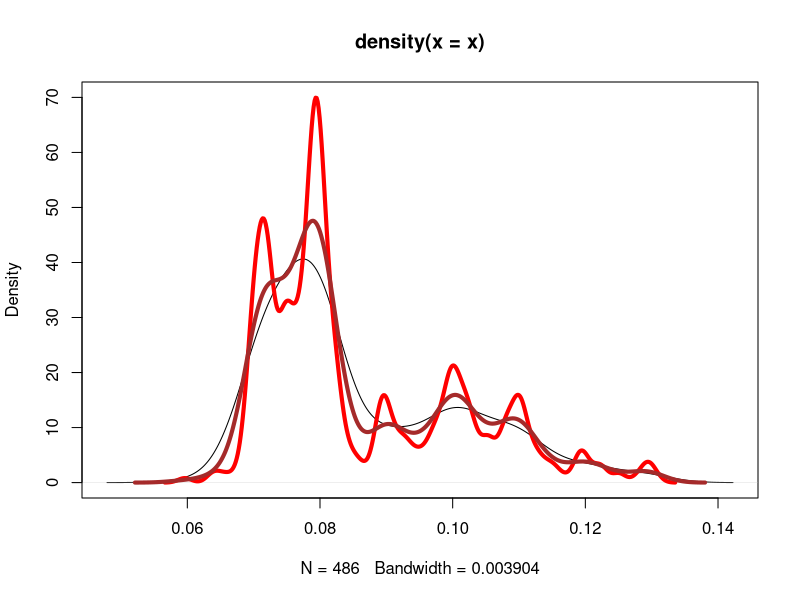
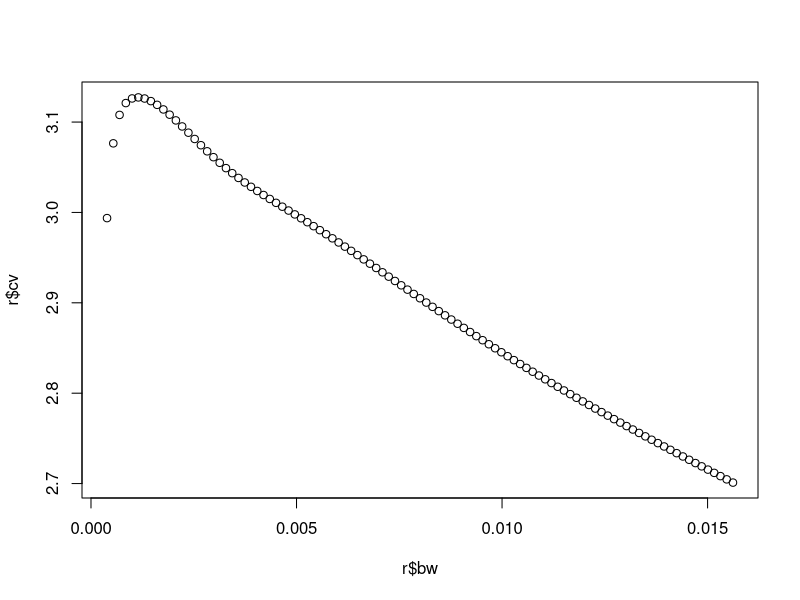
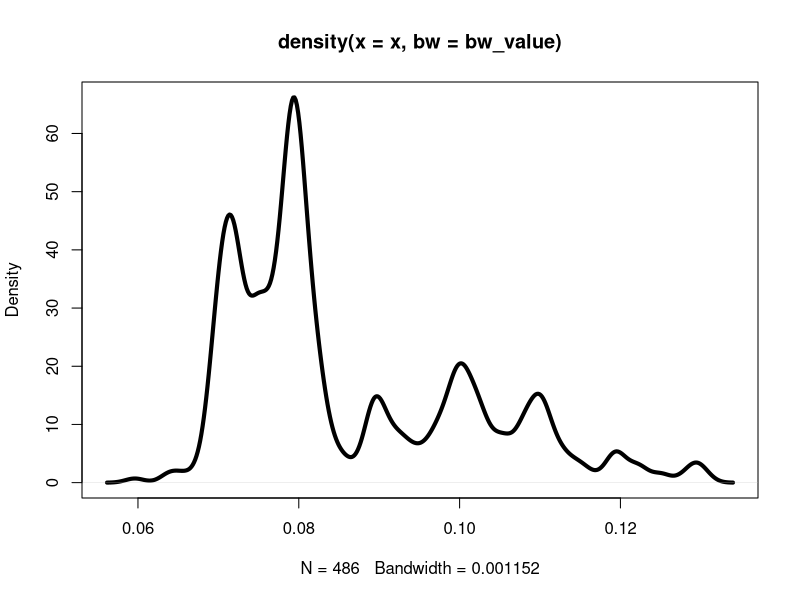

Here is the R script that generated these plots, in order:
#Q1 a
x<-scan("stamp.txt")
plot(density(x),ylim=c(0,70))
lines(density(x,bw=0.001),col="red",lwd=4)#7modes
lines(density(x,bw=0.0025),col="brown",lwd=4)#5modes

#Q1 c
kde.cv <- function(x,h) {
  n <- length(x)
  if (missing(h)) {
    r <- density(x)
    h <- r$bw/10 + 3.9*c(0:100)*r$bw/100
  }
  cv <- NULL
  for (j in h) {
    cvj <- 0
    for (i in 1:n) {
      z <- dnorm(x[i]-x,0,sd=j)/(n-1)
      cvj <- cvj + log(sum(z[-i]))
    }
    cv <- c(cv,cvj/n)
  }
  r <- list(bw=h,cv=cv)
  r
}

r <- kde.cv(x)
plot(r$bw,r$cv) # # plot of bandwidth versus CV
bw_value <-r$bw[r$cv==max(r$cv)] # bandwidth maximizing CV

plot(density(x,bw=bw_value),lwd=4)

#Q2-c
y<-scan("incomes.txt")
MPS=sum(y<mean(y))/length(y)
MPS

loo <- NULL
for (i in 1:200) {
 yi <- y[-i]
loo <- c(loo,sum(yi<mean(yi))/length(yi))
}

se <- sqrt(199*sum((loo-mean(loo))^2)/200)
se


#option 1
1/(length(y)*mean(y))*sum(sort(y)[1:sum(y<mean(y))])
#option2 
#v<-y<-mean(y)
#1/(length(y)*mean(y)) * sum(y*v)

loo <- NULL
for (i in 1:200) 
  {
  yi <- y[-i]
  loo <- c(loo,1/(length(yi)*mean(yi))*sum(sort(yi)[1:sum(yi<mean(yi))]))
}

se <- sqrt(199*sum((loo-mean(loo))^2)/200)
se

